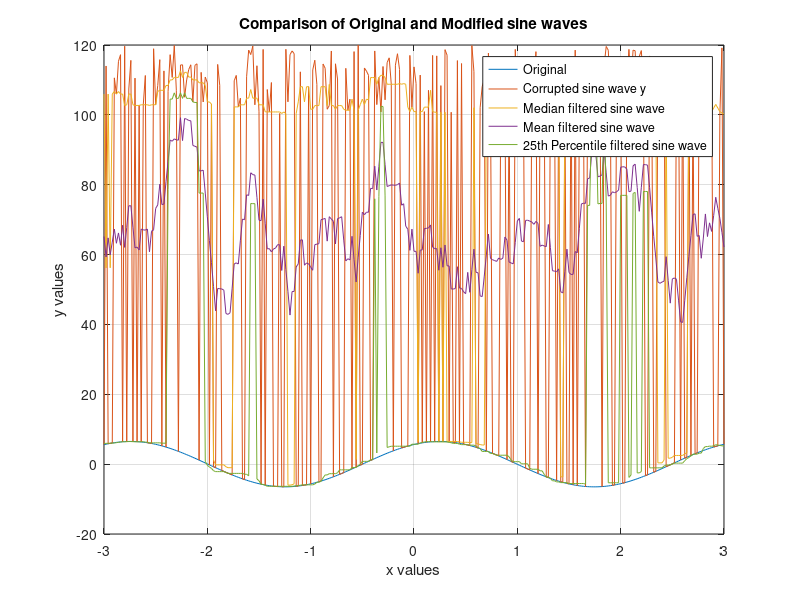

The MATLAB script that drew this image:
clear;
clc;

x = [-3:0.02:3];
y = 6.5*sin(2.1*x+pi/3);
z = y;

n = numel(z);
f = 0.6; % Alter this to set the fraction of the data to be corrupted
numReplace = round(f*n);

square_sum = 0;

replaceIndex = randperm(n, numReplace);

newVals = 100 + 20*rand(1, numReplace);

z(replaceIndex) = newVals;

y_median = zeros(1,n);



for i = 1:n
    left_index = max(1,i-8);
    right_index = min(n,i+8);

    window = z(left_index:right_index);

    y_median(i) = median(window);
end

y_mean = zeros(1,n);

for i = 1:n
    left_index = max(1,i-8);
    right_index = min(n,i+8);

    window = z(left_index:right_index);

    y_mean(i) = mean(window);
end

y_prctle_25 = zeros(1,n);

for i = 1:n
    left_index = max(1,i-8);
    right_index = min(n,i+8);

    window = z(left_index:right_index);

    y_prctle_25(i) = prctile(window, 25);
end

median_diff_sum = sum((y-y_median).^2);
mean_diff_sum = sum((y-y_mean).^2);
percentile_diff_sum = sum((y-y_prctle_25).^2);

square_sum = sum(y.^2);

median_diff = median_diff_sum/square_sum
mean_diff = mean_diff_sum/square_sum
percentile_diff = percentile_diff_sum/square_sum

figure(1); clf;
plot(x, y, 'DisplayName','Original');
hold on;
plot(x, z, 'DisplayName', 'Corrupted sine wave y');
hold on;
plot(x, y_median, 'DisplayName','Median filtered sine wave');
hold on;
plot(x, y_mean, 'DisplayName','Mean filtered sine wave');
hold on;
plot(x, y_prctle_25, 'DisplayName','25th Percentile filtered sine wave');
legend('Location', 'best');
xlabel('x values');
ylabel('y values');
title('Comparison of Original and Modified sine waves');
hold on;
grid on;
